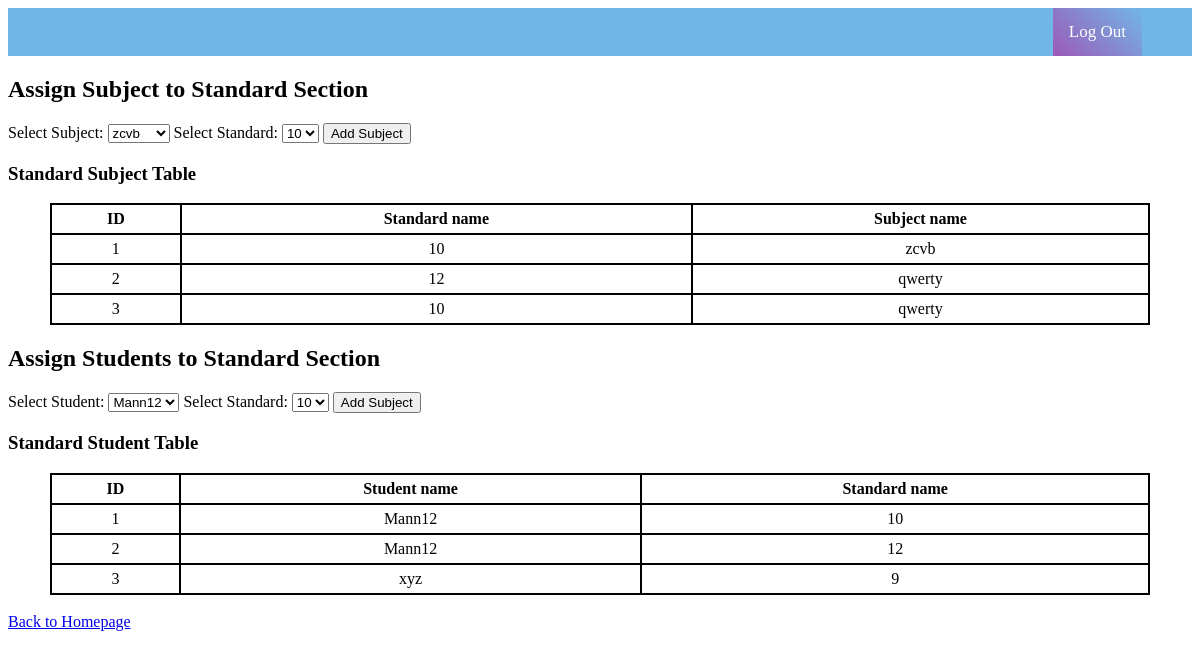
Screenshot of /assign_sub.php (signed in) with the database file from the repository.
### tables this page shows
CREATE TABLE `subject_std` (
  `id` int NOT NULL,
  `sub_id` int NOT NULL,
  `std_id` int NOT NULL
);

CREATE TABLE `standards` (
  `id` int NOT NULL,
  `std_name` varchar(50) NOT NULL
);

CREATE TABLE `subjects` (
  `id` int NOT NULL,
  `subjects` varchar(50) NOT NULL
);

CREATE TABLE `student_std` (
  `id` int NOT NULL,
  `student_id` int NOT NULL,
  `std_id` int NOT NULL
);

CREATE TABLE `user` (
  `Id` int NOT NULL,
  `Full_Name` varchar(255) NOT NULL,
  `Email_ID` varchar(255) NOT NULL,
  `Contact_No` bigint NOT NULL,
  `Dob` date NOT NULL,
  `Password` varchar(255) NOT NULL,
  `image` varchar(255) NOT NULL
);

### assign_sub.php (the view, shortened to what this page needs)
<?php
include_once "header.php";
include_once "db_connect.php"
?>
<!DOCTYPE html>
<html lang="en">
<head>
</head>
<body>
    <h2>Assign Subject to Standard Section</h2>
    <form action="" method="post">
        <label for="select_subject">Select Subject:</label>
        <select name="subjectname">
            <?php
            $query = "SELECT * FROM subjects";
            $result = mysqli_query($conn, $query);
            while ($row = mysqli_fetch_assoc($result)) {
                $name = $row['subjects'];
                $id = $row['id'];
                echo "<option value='$id'>$name</option>";
            }
            ?>
        </select>
        <label for="select_Chapter">Select Standard:</label>
        <select name="stdname">
            <?php
            $query = "SELECT * FROM standards";
            $result = mysqli_query($conn, $query);
            while ($row = mysqli_fetch_assoc($result)) {
                $name = $row['std_name'];
                $id = $row['id'];
                echo "<option value='$id'>$name</option>";
            }
            ?>
        </select>
        <input type="submit" name="submitsub" value="Add Subject">
    </form>
    <?php
    $query = "SELECT subject_std.*, subjects.subjects As sub_name, standards.std_name AS std_name
    FROM `subject_std`
    JOIN subjects ON subjects.id = subject_std.sub_id
    JOIN standards ON standards.id = subject_std.std_id ";
    $result = mysqli_query($conn, $query);
    ?>
    <h3>Standard Subject Table</h3>
    <table align="center" style="width: 1100px;">
        <tr>
            <th>ID</th>
            <th>Standard name</th>
            <th>Subject name</th>
        </tr>
        <?php
        if (mysqli_num_rows($result) > 0) {
            while ($row = mysqli_fetch_assoc($result)) {
                ?>
                <tr>
                    <td><?php echo $row['id']; ?></td>
                    <td><?php echo $row['std_name']; ?></td>
                    <td><?php echo $row['sub_name']; ?></td>
                </tr><?php
            }
        } else {
                ?>
                <tr>
                    <td colspan="3"> No record Found</td>
                </tr>
            <?php
        }
            ?>
    </table>
    <h2>Assign Students to Standard Section</h2>
    <form action="" method="post">
        <label for="select_student">Select Student:</label>
        <select name="studentname">
            <?php
            $query="select user.Id, user.Full_Name
            From `user`
            join user_type on user_type.user_id = user.Id
            Where user_type.access_id = 3";
            $result = mysqli_query($conn, $query);
            while ($row = mysqli_fetch_assoc($result)) {
                $name = $row['Full_Name'];
                $id = $row['Id'];
                echo "<option value='$id'>$name</option>";
            }
            ?>
        </select>
        <label for="select_Chapter">Select Standard:</label>
        <select name="stdname">
            <?php
            $query = "SELECT * FROM standards";
            $result = mysqli_query($conn, $query);
            while ($row = mysqli_fetch_assoc($result)) {
                $name = $row['std_name'];
                $id = $row['id'];
                echo "<option value='$id'>$name</option>";
            }
            ?>
        </select>
        <input type="submit" name="submituser" value="Add Subject">
    </form>
    <?php
    $selct_stud_query = "SELECT student_std.*, user.Full_Name As student_name, standards.std_name AS std_name
    FROM `student_std`
    JOIN user ON user.id = student_std.student_id
    JOIN standards ON standards.id = student_std.std_id ";
    $result = mysqli_query($conn, $selct_stud_query);
    ?>
    <h3>Standard Student Table</h3>
    <table align="center" style="width: 1100px;">
        <tr>
            <th>ID</th>
            <th>Student name</th>
            <th>Standard name</th>
        </tr>
        <?php
        if (mysqli_num_rows($result) > 0) {
            while ($row = mysqli_fetch_assoc($result)) {
                ?>
                <tr>
                    <td><?php echo $row['id']; ?></td>
                    <td><?php echo $row['student_name']; ?></td>
                    <td><?php echo $row['std_name']; ?></td>
                </tr><?php
            }
        } else {
                ?>
                <tr>
                    <td colspan="3"> No record Found</td>
                </tr>
            <?php
        }
            ?>
    </table>
    <br>
        <a href="homepage.php">Back to Homepage</a>
</body>
</html>

### assign_sub.php (style rules this page uses)
table { border: 1px solid black; border-spacing: 0; }
th, td { border: 1px solid black; padding: 5px; text-align: center; }

### rows the page displays
subject_std: id "1", std.std_name "10", sub.subjects "zcvb"
subject_std: id "2", std.std_name "12", sub.subjects "qwerty"
subject_std: id "3", std.std_name "10", sub.subjects "qwerty"
student_std: id "1", student.Full_Name "Mann12", std.std_name "10"
student_std: id "2", student.Full_Name "Mann12", std.std_name "12"
student_std: id "3", student.Full_Name "xyz", std.std_name "9"

### other values shown
form field subjectname "zcvb"
form field stdname "10"
form field studentname "Mann12"
